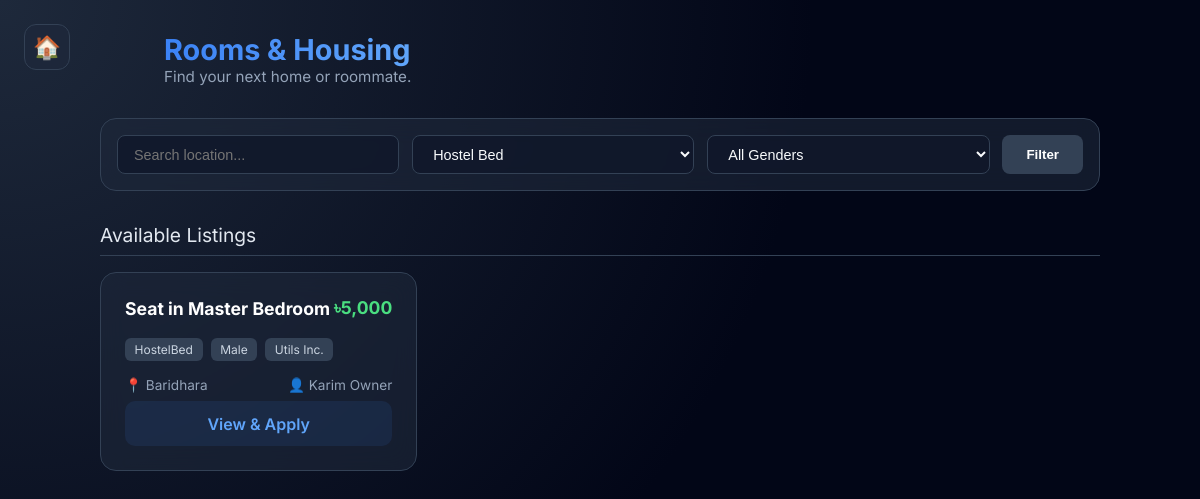
Before: /room_list.php?type=HostelBed (signed in) with the older database file.
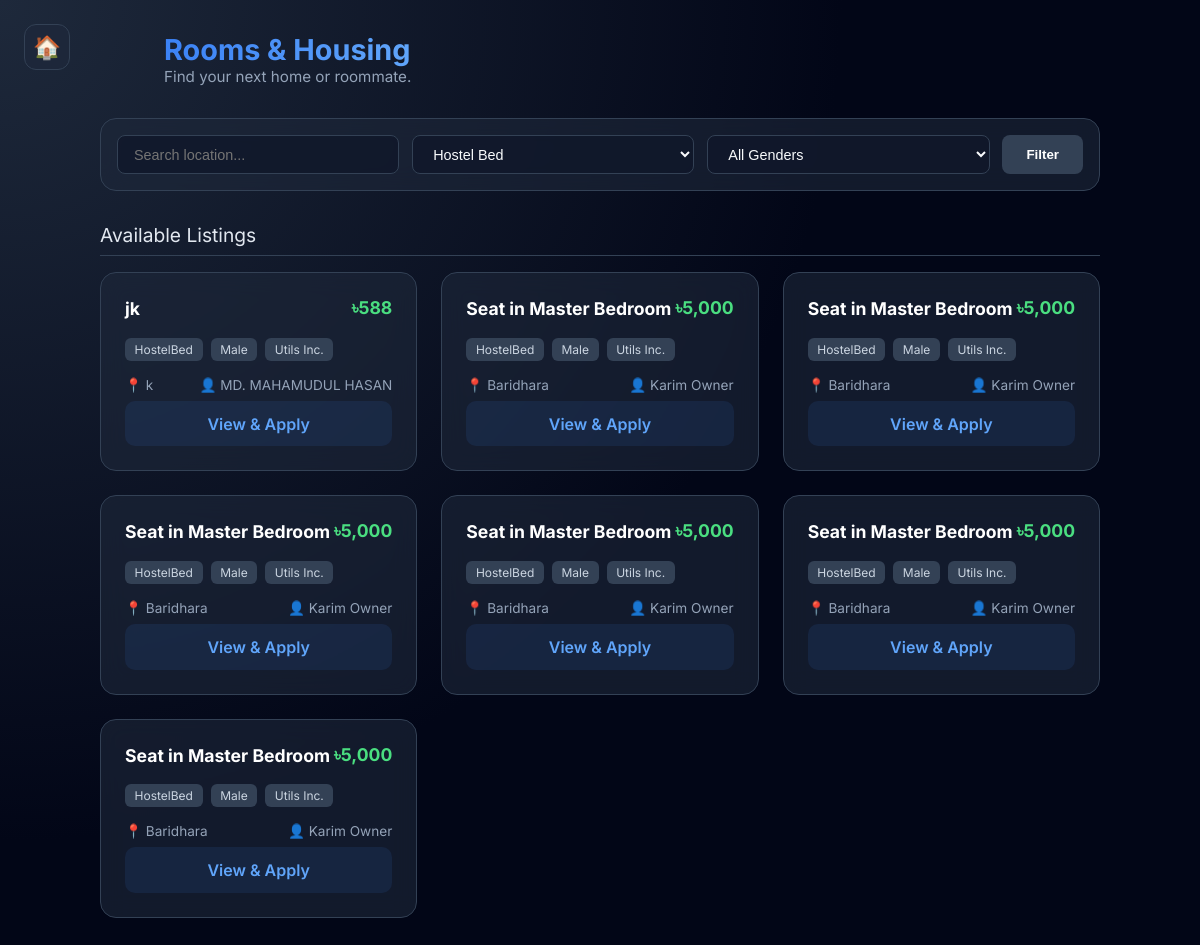
After: the same page with the newer database file.
### tables this page shows
CREATE TABLE `roomlisting` (
  `RoomID` int(11) NOT NULL AUTO_INCREMENT,
  `OwnerID` int(11) NOT NULL,
  `ListingType` enum('Room','HostelBed','RoommateWanted') NOT NULL,
  `Title` varchar(150) NOT NULL,
  `Description` text NOT NULL,
  `LocationArea` varchar(100) NOT NULL,
  `Latitude` decimal(10,8) DEFAULT NULL,
  `Longitude` decimal(11,8) DEFAULT NULL,
  `RentAmount` decimal(10,2) NOT NULL,
  `UtilitiesIncluded` tinyint(1) NOT NULL DEFAULT 0,
  `GenderPreference` enum('Any','Male','Female') NOT NULL DEFAULT 'Any',
  `IsVerified` tinyint(1) NOT NULL DEFAULT 0,
  `Status` enum('Available','Booked','Closed') NOT NULL DEFAULT 'Available',
  `CreatedAt` datetime NOT NULL DEFAULT current_timestamp(),
  PRIMARY KEY (`RoomID`),
  KEY `idx_room_owner` (`OwnerID`),
  KEY `idx_room_area` (`LocationArea`),
  KEY `idx_room_type_status` (`ListingType`,`Status`),
  CONSTRAINT `fk_room_owner` FOREIGN KEY (`OwnerID`) REFERENCES `user` (`UserID`) ON DELETE CASCADE ON UPDATE CASCADE
);

CREATE TABLE `user` (
  `UserID` int(11) NOT NULL AUTO_INCREMENT,
  `FullName` varchar(100) NOT NULL,
  `Email` varchar(100) NOT NULL,
  `Phone` varchar(20) NOT NULL,
  `PasswordHash` varchar(255) NOT NULL,
  `Role` enum('Student','Owner','ServiceProvider','Admin') NOT NULL DEFAULT 'Student',
  `AgeGroup` enum('18-21','22-25','26-30','Over30') NOT NULL,
  `LivingStatus` enum('Alone','Roommates','Family','Hostel') NOT NULL,
  `CreatedAt` datetime NOT NULL DEFAULT current_timestamp(),
  `Status` enum('Active','Blocked','Suspended') NOT NULL DEFAULT 'Active',
  `Bio` text DEFAULT NULL,
  `Country` varchar(100) DEFAULT NULL,
  PRIMARY KEY (`UserID`),
  UNIQUE KEY `Email` (`Email`)
);

### room_list.php (the view, shortened to what this page needs)
<?php
include 'config.php';
$search = isset($_GET['q']) ? trim($_GET['q']) : '';
$listingType = isset($_GET['type']) ? $_GET['type'] : 'All';
$gender = isset($_GET['gender']) ? $_GET['gender'] : 'All';
$minPrice = isset($_GET['min_price']) ? (float) $_GET['min_price'] : 0;
$maxPrice = isset($_GET['max_price']) ? (float) $_GET['max_price'] : PHP_FLOAT_MAX;
$whereMy = "WHERE rl.OwnerID = ?";
$whereOther = "WHERE rl.OwnerID != ? AND rl.Status = 'Available' AND rl.IsVerified = 1";
$paramsMy = [$_SESSION['user_id']];
$typesMy = "i";
$paramsOther = [$_SESSION['user_id']];
$typesOther = "i";
$filters = [
    'listingType' => $listingType,
    'gender' => $gender,
    'minPrice' => $minPrice,
    'maxPrice' => $maxPrice,
    'search' => $search
];
applyFilters($whereMy, $typesMy, $paramsMy, $filters);
applyFilters($whereOther, $typesOther, $paramsOther, $filters);
$sqlOther = "SELECT rl.RoomID, rl.Title, rl.Description, rl.LocationArea, rl.RentAmount,
               rl.UtilitiesIncluded, rl.GenderPreference, rl.ListingType, rl.CreatedAt,
               u.FullName AS OwnerName
        FROM ROOMLISTING rl
        JOIN USER u ON rl.OwnerID = u.UserID
        $whereOther
        ORDER BY rl.CreatedAt DESC";
$stmtOther = $conn->prepare($sqlOther);
if ($typesOther) {
    $stmtOther->bind_param($typesOther, ...$paramsOther);
}
$stmtOther->execute();
$resultOther = $stmtOther->get_result();
?>
<!DOCTYPE html>
<html lang="en">
<head>
</head>
<body>
    <a href="index.php" class="home-btn" title="Home">🏠</a>
    <div class="container">
        <div class="header">
            <div>
                <h2>Rooms & Housing</h2>
                <div class="subtitle">Find your next home or roommate.</div>
            </div>
        </div>
        <form method="get" class="filter-bar">
            <input type="text" name="q" placeholder="Search location..."
                value="<?php echo htmlspecialchars($search); ?>">
            <select name="type">
                <option value="HostelBed" <?php if ($listingType == 'HostelBed')
                    echo 'selected'; ?>>Hostel Bed</option>
            </select>
            <select name="gender">
                <option value="All">All Genders</option>
            </select>
            <button type="submit">Filter</button>
        </form>
        <div class="section-title">Available Listings</div>
        <?php if ($resultOther->num_rows === 0): ?>
            <p style="color:#94a3b8; text-align:center;">No listings match your search.</p>
        <?php else: ?>
            <div class="grid">
                <?php while ($row = $resultOther->fetch_assoc()): ?>
                    <div class="card">
                        <div class="card-top">
                            <div class="card-title"><?php echo htmlspecialchars($row['Title']); ?></div>
                            <div class="price">৳<?php echo number_format($row['RentAmount']); ?></div>
                        </div>
                        <div class="tags">
                            <div class="tag"><?php echo $row['ListingType']; ?></div>
                            <div class="tag"><?php echo $row['GenderPreference']; ?></div>
                            <?php if ($row['UtilitiesIncluded']): ?>
                                <div class="tag">Utils Inc.</div><?php endif; ?>
                        </div>
                        <div class="meta-row">
                            <span>📍 <?php echo htmlspecialchars($row['LocationArea']); ?></span>
                            <span>👤 <?php echo htmlspecialchars($row['OwnerName']); ?></span>
                        </div>
                        <a href="room_apply.php?room_id=<?php echo $row['RoomID']; ?>" class="btn-apply">View & Apply</a>
                    </div>
                <?php endwhile; ?>
            </div>
        <?php endif; ?>
    </div>
</body>
</html>

Changed rows visible on the page:
now on this page (row edited): roomlisting: Title "jk", RentAmount "588", ListingType "HostelBed", GenderPreference "Male", UtilitiesIncluded "Utils Inc.", LocationArea "k", OwnerID.FullName "MD. MAHAMUDUL HASAN"
added roomlisting: Title "Seat in Master Bedroom", RentAmount "5,000", ListingType "HostelBed", GenderPreference "Male", UtilitiesIncluded "Utils Inc.", LocationArea "Baridhara", OwnerID.FullName "Karim Owner"
added roomlisting: Title "Seat in Master Bedroom", RentAmount "5,000", ListingType "HostelBed", GenderPreference "Male", UtilitiesIncluded "Utils Inc.", LocationArea "Baridhara", OwnerID.FullName "Karim Owner"
added roomlisting: Title "Seat in Master Bedroom", RentAmount "5,000", ListingType "HostelBed", GenderPreference "Male", UtilitiesIncluded "Utils Inc.", LocationArea "Baridhara", OwnerID.FullName "Karim Owner"
added roomlisting: Title "Seat in Master Bedroom", RentAmount "5,000", ListingType "HostelBed", GenderPreference "Male", UtilitiesIncluded "Utils Inc.", LocationArea "Baridhara", OwnerID.FullName "Karim Owner"
now on this page (row edited): roomlisting: Title "Seat in Master Bedroom", RentAmount "5,000", ListingType "HostelBed", GenderPreference "Male", UtilitiesIncluded "Utils Inc.", LocationArea "Baridhara", OwnerID.FullName "Karim Owner"
